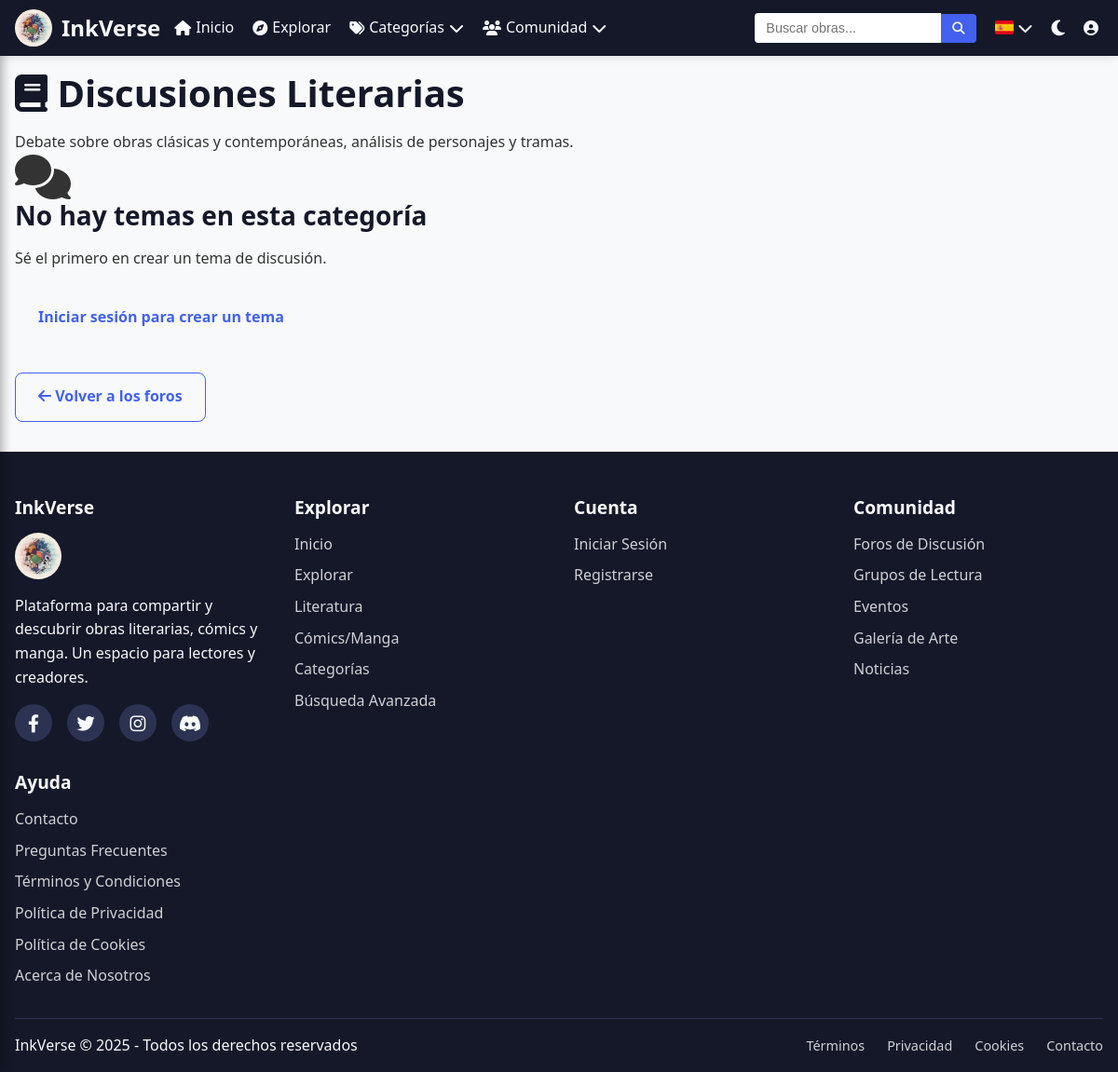
The app's page /comunidad/categoria_foro.php?id=1 with its own data.
### tables this page shows
CREATE TABLE `categorias_foro` (
  `id` int(11) NOT NULL,
  `nombre` varchar(100) NOT NULL,
  `descripcion` text DEFAULT NULL,
  `icono` varchar(50) DEFAULT 'fa-comments',
  `orden` int(11) DEFAULT 0,
  `fecha_creacion` timestamp NOT NULL DEFAULT current_timestamp()
);

### comunidad/categoria_foro.php (the view, shortened to what this page needs)
<?php
include '../includes/header.php';
$usuario_logueado = isset($_SESSION['usuario_id']);
$categoria_id = isset($_GET['id']) ? intval($_GET['id']) : 0;
$sql_categoria = "SELECT * FROM categorias_foro WHERE id = ?";
$stmt_categoria = $conexion->prepare($sql_categoria);
$stmt_categoria->bind_param("i", $categoria_id);
$stmt_categoria->execute();
$result_categoria = $stmt_categoria->get_result();
$categoria = $result_categoria->fetch_assoc();
$temas_por_pagina = 15;
$pagina_actual = isset($_GET['pagina']) ? intval($_GET['pagina']) : 1;
$offset = ($pagina_actual - 1) * $temas_por_pagina;
$sql_total = "SELECT COUNT(*) as total FROM temas_foro WHERE categoria_id = ?";
$stmt_total = $conexion->prepare($sql_total);
$stmt_total->bind_param("i", $categoria_id);
$stmt_total->execute();
$total_temas = $stmt_total->get_result()->fetch_assoc()['total'];
$total_paginas = ceil($total_temas / $temas_por_pagina);
$sql_temas = "SELECT tf.*, u.usuario as autor_nombre,
             (SELECT COUNT(*) FROM respuestas_foro WHERE tema_id = tf.id) as total_respuestas,
             (SELECT MAX(fecha_creacion) FROM respuestas_foro WHERE tema_id = tf.id) as ultima_respuesta
             FROM temas_foro tf
             JOIN usuarios u ON tf.usuario_id = u.id
             WHERE tf.categoria_id = ?
             ORDER BY
                CASE WHEN tf.estado = 'destacado' THEN 0 ELSE 1 END,
                tf.ultima_actividad DESC
             LIMIT ?, ?";
$stmt_temas = $conexion->prepare($sql_temas);
$stmt_temas->bind_param("iii", $categoria_id, $offset, $temas_por_pagina);
$stmt_temas->execute();
$result_temas = $stmt_temas->get_result();
?>
<div class="container">
    <div class="categoria-foro-header">
        <h1>
            <i class="fas <?php echo htmlspecialchars($categoria['icono']); ?>"></i>
            <?php echo htmlspecialchars($categoria['nombre']); ?>
        </h1>
        <p><?php echo htmlspecialchars($categoria['descripcion']); ?></p>
    </div>
    <div class="temas-lista">
        <?php if ($result_temas && $result_temas->num_rows > 0): ?>
            <div class="temas-header">
                <div class="tema-titulo">Tema</div>
                <div class="tema-autor">Autor</div>
                <div class="tema-stats">Estadísticas</div>
                <div class="tema-actividad">Última actividad</div>
            </div>
            <?php while ($tema = $result_temas->fetch_assoc()): ?>
                <div class="tema-item">
                    <div class="tema-titulo">
                        <a href="<?php echo BASE_URL; ?>/comunidad/tema.php?id=<?php echo $tema['id']; ?>">
                            <?php if ($tema['estado'] == 'destacado'): ?>
                                <i class="fas fa-star tema-destacado" title="Tema destacado"></i>
                            <?php elseif ($tema['estado'] == 'cerrado'): ?>
                                <i class="fas fa-lock tema-cerrado" title="Tema cerrado"></i>
                            <?php else: ?>
                                <i class="fas fa-comments"></i>
                            <?php endif; ?>
                            <?php echo htmlspecialchars($tema['titulo']); ?>
                        </a>
                    </div>
                    <div class="tema-autor">
                        <?php echo htmlspecialchars($tema['autor_nombre']); ?>
                    </div>
                    <div class="tema-stats">
                        <span title="Respuestas"><i class="fas fa-reply"></i> <?php echo $tema['total_respuestas']; ?></span>
                        <span title="Vistas"><i class="fas fa-eye"></i> <?php echo $tema['vistas']; ?></span>
                    </div>
                    <div class="tema-actividad">
                        <?php
                        $fecha_actividad = !empty($tema['ultima_respuesta']) ? $tema['ultima_respuesta'] : $tema['fecha_creacion'];
                        echo date('d/m/Y H:i', strtotime($fecha_actividad));
                        ?>
                    </div>
                </div>
            <?php endwhile; ?>
            <?php if ($total_paginas > 1): ?>
                <div class="paginacion">
                    <?php if ($pagina_actual > 1): ?>
                        <a href="<?php echo BASE_URL; ?>/comunidad/categoria_foro.php?id=<?php echo $categoria_id; ?>&pagina=<?php echo $pagina_actual - 1; ?>" class="btn-pagina">
                            <i class="fas fa-chevron-left"></i> Anterior
                        </a>
                    <?php endif; ?>
                    <div class="paginas-numeros">
                        <?php for ($i = 1; $i <= $total_paginas; $i++): ?>
                            <a href="<?php echo BASE_URL; ?>/comunidad/categoria_foro.php?id=<?php echo $categoria_id; ?>&pagina=<?php echo $i; ?>"
                               class="btn-pagina <?php echo $i == $pagina_actual ? 'active' : ''; ?>">
                                <?php echo $i; ?>
                            </a>
                        <?php endfor; ?>
                    </div>
                    <?php if ($pagina_actual < $total_paginas): ?>
                        <a href="<?php echo BASE_URL; ?>/comunidad/categoria_foro.php?id=<?php echo $categoria_id; ?>&pagina=<?php echo $pagina_actual + 1; ?>" class="btn-pagina">
                            Siguiente <i class="fas fa-chevron-right"></i>
                        </a>
                    <?php endif; ?>
                </div>
            <?php endif; ?>
        <?php else: ?>
            <div class="no-temas">
                <i class="fas fa-comments fa-3x"></i>
                <h3>No hay temas en esta categoría</h3>
                <p>Sé el primero en crear un tema de discusión.</p>
                <?php if ($usuario_logueado): ?>
                    <a href="<?php echo BASE_URL; ?>/comunidad/nuevo_tema.php?categoria=<?php echo $categoria_id; ?>" class="btn mt-3">
                        <i class="fas fa-plus-circle"></i> Crear nuevo tema
                    </a>
                <?php else: ?>
                    <a href="<?php echo BASE_URL; ?>/public/login.php" class="btn mt-3">
                        Iniciar sesión para crear un tema
                    </a>
                <?php endif; ?>
            </div>
        <?php endif; ?>
    </div>
    <div class="mt-4">
        <a href="<?php echo BASE_URL; ?>/comunidad/foros.php" class="btn btn-outline">
            <i class="fas fa-arrow-left"></i> Volver a los foros
        </a>
    </div>
</div>
<?php include '../includes/footer.php'; ?>

### css/estilo.css (style rules this page uses)
:root { --primary: #1a1f36; --primary-light: #2c3352; --primary-dark: #141829; --secondary: #6c757d; --accent: #4361ee; --accent-hover: #3a56d4; --success: #28a745; --info: #17a2b8; --warning: #ffc107; --danger: #dc3545; --light: #f8f9fa; --dark: #343a40; --text: #333; --text-light: #666; --border-color: #ddd; --shadow-light: rgba(0, 0, 0, 0.05); --font-family-base: 'Segoe UI', Tahoma, Geneva, Verdana, sans-serif; --font-family-heading: 'Poppins', 'Segoe UI', Tahoma, Geneva, Verdana, sans-serif; --max-width-content: 1200px; --padding-section: 4rem 1rem; --border-radius: 8px; --border-radius-lg: 12px; --box-shadow: 0 4px 15px rgba(0, 0, 0, 0.08); --box-shadow-hover: 0 8px 25px rgba(0, 0, 0, 0.15); --accent-light: #6a88ff; --card-bg-light: #ffffff; --header-height: 70px; }
* { margin: 0; padding: 0; box-sizing: border-box; }
html { scroll-behavior: smooth; }
body { font-family: var(--font-family-base); line-height: 1.6; color: var(--text); background-color: var(--light); min-height: 100vh; display: flex; flex-direction: column; }
.container { max-width: var(--max-width-content); margin: 0 auto; padding: 0 1rem; width: 100%; }
h1, h2, h3, h4, h5, h6 { font-family: var(--font-family-heading); color: var(--primary-dark); line-height: 1.2; margin-bottom: 1rem; }
h1 { font-size: 2.5rem; }
h3 { font-size: 1.75rem; }
.mt-3 { margin-top: 1.5rem; }
.mt-4 { margin-top: 2rem; }
.btn { display: inline-block; padding: 0.8rem 1.5rem; border-radius: var(--border-radius); font-size: 1rem; font-weight: 600; cursor: pointer; text-align: center; transition: all 0.3s ease; white-space: nowrap; border: 1px solid transparent; text-decoration: none; }
.btn-outline { background-color: transparent; color: var(--accent); border-color: var(--accent); }

### records on screen
categorias_foro: nombre "Discusiones Literarias", descripcion "Debate sobre obras clásicas y contemporáneas, análisis de personajes y tramas."

### other values on screen
$TEXTOS['inicio'] "Inicio"
$TEXTOS['explorar'] "Explorar"
$TEXTOS['categorias'] "Categorías"
$TEXTOS['comunidad'] "Comunidad"
